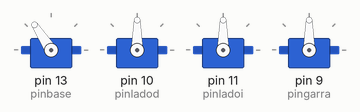
Bench run of a sketch on a simulated Arduino Uno, built with avr-gcc and run on an emulated ATmega328P. Shown: 4 × servo.

Above: at 0.1 s.
At 1.1 s:
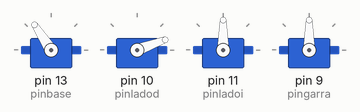
At 3.6 s:
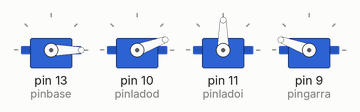
At 6.1 s:
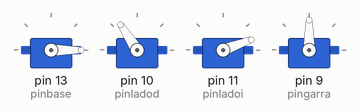
At 9.6 s:
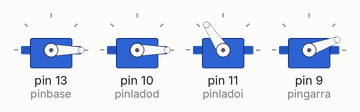
At 13.1 s:
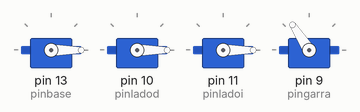
Timing chart, 0 to 14.6 s (numbered marks = the images above):
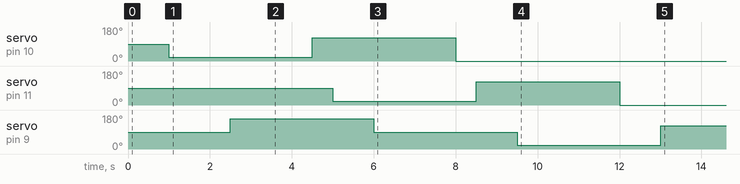

The sketch:

Brazo.ino
```cpp
#include <Servo.h>
#define pinbase 13
#define pinladod 10
#define pinladoi 11
#define pingarra 9
#define NFIL 1

float matriz_b [NFIL]={123};//Base
float matriz_d [NFIL]={20};//Lado derecho
float matriz_i [NFIL]={90};//Lado izquierdo
float matriz_g [NFIL]={160};//Garra

Servo garra;
Servo base;
Servo ladod;
Servo ladoi;

int i;

void setup() {
  base.attach (pinbase);
  ladod.attach (pinladod);
  ladoi.attach (pinladoi);
  garra.attach (pingarra);

  for(i=0;i<4;i++){
  base.write(matriz_b[i]);
  delay(1000);
  ladod.write(matriz_d[i]);
  delay(500);
  ladoi.write(matriz_i[i]);
  delay(1000);
  garra.write(matriz_g[i]);
  delay(1000);
  }
}

void loop(){
}
```
